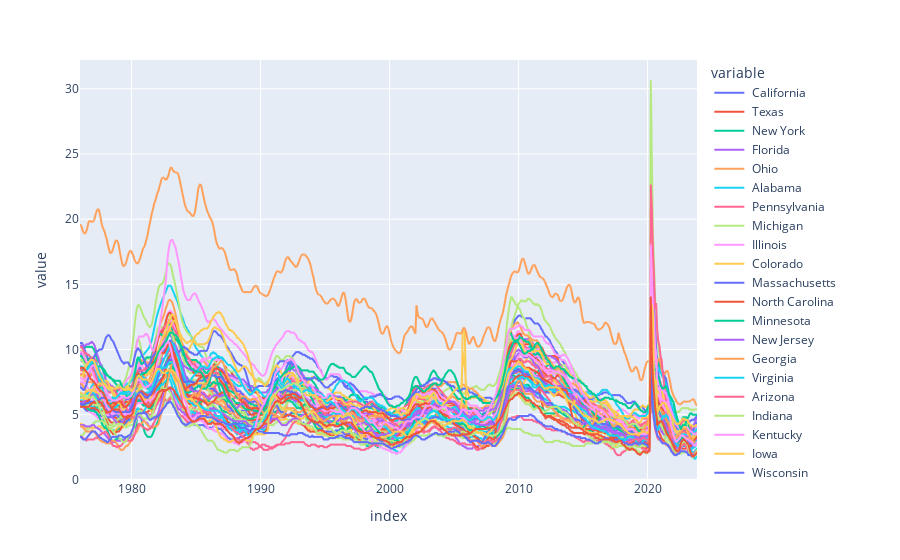

Notebook cell for this chart:
### Code cell
#plot states unemployment rate
px.line(unemp_states)

### Figure 1 — Plotly figure (JSON) as saved in the notebook; plotly's stock layout.template omitted (floating-point values rounded to 4 significant figures; data arrays with more than 128 entries replaced by an {"elided": "..."} marker saying what was removed)
{"data": [{"hovertemplate": "variable= California<br>index=%{x}<br>value=%{y}<extra></extra>", "legendgroup": " California", "line": {"color": "#636efa", "dash": "solid"}, "marker": {"symbol": "circle"}, "mode": "lines", "name": " California", "showlegend": true, "type": "scattergl", "x": {"elided": "575 str values"}, "xaxis": "x", "y": {"elided": "575 float values"}, "yaxis": "y"}, {"hovertemplate": "variable= Texas<br>index=%{x}<br>value=%{y}<extra></extra>", "legendgroup": " Texas", "line": {"color": "#EF553B", "dash": "solid"}, "marker": {"symbol": "circle"}, "mode": "lines", "name": " Texas", "showlegend": true, "type": "scattergl", "x": {"elided": "575 str values"}, "xaxis": "x", "y": {"elided": "575 float values"}, "yaxis": "y"}, {"hovertemplate": "variable= New York<br>index=%{x}<br>value=%{y}<extra></extra>", "legendgroup": " New York", "line": {"color": "#00cc96", "dash": "solid"}, "marker": {"symbol": "circle"}, "mode": "lines", "name": " New York", "showlegend": true, "type": "scattergl", "x": {"elided": "575 str values"}, "xaxis": "x", "y": {"elided": "575 float values"}, "yaxis": "y"}, {"hovertemplate": "variable= Florida<br>index=%{x}<br>value=%{y}<extra></extra>", "legendgroup": " Florida", "line": {"color": "#ab63fa", "dash": "solid"}, "marker": {"symbol": "circle"}, "mode": "lines", "name": " Florida", "showlegend": true, "type": "scattergl", "x": {"elided": "575 str values"}, "xaxis": "x", "y": {"elided": "575 float values"}, "yaxis": "y"}, {"hovertemplate": "variable= Ohio<br>index=%{x}<br>value=%{y}<extra></extra>", "legendgroup": " Ohio", "line": {"color": "#FFA15A", "dash": "solid"}, "marker": {"symbol": "circle"}, "mode": "lines", "name": " Ohio", "showlegend": true, "type": "scattergl", "x": {"elided": "575 str values"}, "xaxis": "x", "y": {"elided": "575 float values"}, "yaxis": "y"}, {"hovertemplate": "variable= Alabama<br>index=%{x}<br>value=%{y}<extra></extra>", "legendgroup": " Alabama", "line": {"color": "#19d3f3", "dash": "solid"}, "marker": {"symbol": "circle"}, "mode": "lines", "name": " Alabama", "showlegend": true, "type": "scattergl", "x": {"elided": "575 str values"}, "xaxis": "x", "y": {"elided": "575 float values"}, "yaxis": "y"}, {"hovertemplate": "variable= Pennsylvania<br>index=%{x}<br>value=%{y}<extra></extra>", "legendgroup": " Pennsylvania", "line": {"color": "#FF6692", "dash": "solid"}, "marker": {"symbol": "circle"}, "mode": "lines", "name": " Pennsylvania", "showlegend": true, "type": "scattergl", "x": {"elided": "575 str values"}, "xaxis": "x", "y": {"elided": "575 float values"}, "yaxis": "y"}, {"hovertemplate": "variable= Michigan<br>index=%{x}<br>value=%{y}<extra></extra>", "legendgroup": " Michigan", "line": {"color": "#B6E880", "dash": "solid"}, "marker": {"symbol": "circle"}, "mode": "lines", "name": " Michigan", "showlegend": true, "type": "scattergl", "x": {"elided": "575 str values"}, "xaxis": "x", "y": {"elided": "575 float values"}, "yaxis": "y"}, {"hovertemplate": "variable= Illinois<br>index=%{x}<br>value=%{y}<extra></extra>", "legendgroup": " Illinois", "line": {"color": "#FF97FF", "dash": "solid"}, "marker": {"symbol": "circle"}, "mode": "lines", "name": " Illinois", "showlegend": true, "type": "scattergl", "x": {"elided": "575 str values"}, "xaxis": "x", "y": {"elided": "575 float values"}, "yaxis": "y"}, {"hovertemplate": "variable= Colorado<br>index=%{x}<br>value=%{y}<extra></extra>", "legendgroup": " Colorado", "line": {"color": "#FECB52", "dash": "solid"}, "marker": {"symbol": "circle"}, "mode": "lines", "name": " Colorado", "showlegend": true, "type": "scattergl", "x": {"elided": "575 str values"}, "xaxis": "x", "y": {"elided": "575 float values"}, "yaxis": "y"}, {"hovertemplate": "variable= Massachusetts<br>index=%{x}<br>value=%{y}<extra></extra>", "legendgroup": " Massachusetts", "line": {"color": "#636efa", "dash": "solid"}, "marker": {"symbol": "circle"}, "mode": "lines", "name": " Massachusetts", "showlegend": true, "type": "scattergl", "x": {"elided": "575 str values"}, "xaxis": "x", "y": {"elided": "575 float values"}, "yaxis": "y"}, {"hovertemplate": "variable= North Carolina<br>index=%{x}<br>value=%{y}<extra></extra>", "legendgroup": " North Carolina", "line": {"color": "#EF553B", "dash": "solid"}, "marker": {"symbol": "circle"}, "mode": "lines", "name": " North Carolina", "showlegend": true, "type": "scattergl", "x": {"elided": "575 str values"}, "xaxis": "x", "y": {"elided": "575 float values"}, "yaxis": "y"}, {"hovertemplate": "variable= Minnesota<br>index=%{x}<br>value=%{y}<extra></extra>", "legendgroup": " Minnesota", "line": {"color": "#00cc96", "dash": "solid"}, "marker": {"symbol": "circle"}, "mode": "lines", "name": " Minnesota", "showlegend": true, "type": "scattergl", "x": {"elided": "575 str values"}, "xaxis": "x", "y": {"elided": "575 float values"}, "yaxis": "y"}, {"hovertemplate": "variable= New Jersey<br>index=%{x}<br>value=%{y}<extra></extra>", "legendgroup": " New Jersey", "line": {"color": "#ab63fa", "dash": "solid"}, "marker": {"symbol": "circle"}, "mode": "lines", "name": " New Jersey", "showlegend": true, "type": "scattergl", "x": {"elided": "575 str values"}, "xaxis": "x", "y": {"elided": "575 float values"}, "yaxis": "y"}, {"hovertemplate": "variable= Georgia<br>index=%{x}<br>value=%{y}<extra></extra>", "legendgroup": " Georgia", "line": {"color": "#FFA15A", "dash": "solid"}, "marker": {"symbol": "circle"}, "mode": "lines", "name": " Georgia", "showlegend": true, "type": "scattergl", "x": {"elided": "575 str values"}, "xaxis": "x", "y": {"elided": "575 float values"}, "yaxis": "y"}, {"hovertemplate": "variable= Virginia<br>index=%{x}<br>value=%{y}<extra></extra>", "legendgroup": " Virginia", "line": {"color": "#19d3f3", "dash": "solid"}, "marker": {"symbol": "circle"}, "mode": "lines", "name": " Virginia", "showlegend": true, "type": "scattergl", "x": {"elided": "575 str values"}, "xaxis": "x", "y": {"elided": "575 float values"}, "yaxis": "y"}, {"hovertemplate": "variable= Arizona<br>index=%{x}<br>value=%{y}<extra></extra>", "legendgroup": " Arizona", "line": {"color": "#FF6692", "dash": "solid"}, "marker": {"symbol": "circle"}, "mode": "lines", "name": " Arizona", "showlegend": true, "type": "scattergl", "x": {"elided": "575 str values"}, "xaxis": "x", "y": {"elided": "575 float values"}, "yaxis": "y"}, {"hovertemplate": "variable= Indiana<br>index=%{x}<br>value=%{y}<extra></extra>", "legendgroup": " Indiana", "line": {"color": "#B6E880", "dash": "solid"}, "marker": {"symbol": "circle"}, "mode": "lines", "name": " Indiana", "showlegend": true, "type": "scattergl", "x": {"elided": "575 str values"}, "xaxis": "x", "y": {"elided": "575 float values"}, "yaxis": "y"}, {"hovertemplate": "variable= Kentucky<br>index=%{x}<br>value=%{y}<extra></extra>", "legendgroup": " Kentucky", "line": {"color": "#FF97FF", "dash": "solid"}, "marker": {"symbol": "circle"}, "mode": "lines", "name": " Kentucky", "showlegend": true, "type": "scattergl", "x": {"elided": "575 str values"}, "xaxis": "x", "y": {"elided": "575 float values"}, "yaxis": "y"}, {"hovertemplate": "variable= Iowa<br>index=%{x}<br>value=%{y}<extra></extra>", "legendgroup": " Iowa", "line": {"color": "#FECB52", "dash": "solid"}, "marker": {"symbol": "circle"}, "mode": "lines", "name": " Iowa", "showlegend": true, "type": "scattergl", "x": {"elided": "575 str values"}, "xaxis": "x", "y": {"elided": "575 float values"}, "yaxis": "y"}, {"hovertemplate": "variable= Wisconsin<br>index=%{x}<br>value=%{y}<extra></extra>", "legendgroup": " Wisconsin", "line": {"color": "#636efa", "dash": "solid"}, "marker": {"symbol": "circle"}, "mode": "lines", "name": " Wisconsin", "showlegend": true, "type": "scattergl", "x": {"elided": "575 str values"}, "xaxis": "x", "y": {"elided": "575 float values"}, "yaxis": "y"}, {"hovertemplate": "variable= Tennessee<br>index=%{x}<br>value=%{y}<extra></extra>", "legendgroup": " Tennessee", "line": {"color": "#EF553B", "dash": "solid"}, "marker": {"symbol": "circle"}, "mode": "lines", "name": " Tennessee", "showlegend": true, "type": "scattergl", "x": {"elided": "575 str values"}, "xaxis": "x", "y": {"elided": "575 float values"}, "yaxis": "y"}, {"hovertemplate": "variable= Oregon<br>index=%{x}<br>value=%{y}<extra></extra>", "legendgroup": " Oregon", "line": {"color": "#00cc96", "dash": "solid"}, "marker": {"symbol": "circle"}, "mode": "lines", "name": " Oregon", "showlegend": true, "type": "scattergl", "x": {"elided": "575 str values"}, "xaxis": "x", "y": {"elided": "575 float values"}, "yaxis": "y"}, {"hovertemplate": "variable= Arkansas<br>index=%{x}<br>value=%{y}<extra></extra>", "legendgroup": " Arkansas", "line": {"color": "#ab63fa", "dash": "solid"}, "marker": {"symbol": "circle"}, "mode": "lines", "name": " Arkansas", "showlegend": true, "type": "scattergl", "x": {"elided": "575 str values"}, "xaxis": "x", "y": {"elided": "575 float values"}, "yaxis": "y"}, {"hovertemplate": "variable= South Carolina<br>index=%{x}<br>value=%{y}<extra></extra>", "legendgroup": " South Carolina", "line": {"color": "#FFA15A", "dash": "solid"}, "marker": {"symbol": "circle"}, "mode": "lines", "name": " South Carolina", "showlegend": true, "type": "scattergl", "x": {"elided": "575 str values"}, "xaxis": "x", "y": {"elided": "575 float values"}, "yaxis": "y"}, {"hovertemplate": "variable= Maryland<br>index=%{x}<br>value=%{y}<extra></extra>", "legendgroup": " Maryland", "line": {"color": "#19d3f3", "dash": "solid"}, "marker": {"symbol": "circle"}, "mode": "lines", "name": " Maryland", "showlegend": true, "type": "scattergl", "x": {"elided": "575 str values"}, "xaxis": "x", "y": {"elided": "575 float values"}, "yaxis": "y"}, {"hovertemplate": "variable= Washington<br>index=%{x}<br>value=%{y}<extra></extra>", "legendgroup": " Washington", "line": {"color": "#FF6692", "dash": "solid"}, "marker": {"symbol": "circle"}, "mode": "lines", "name": " Washington", "showlegend": true, "type": "scattergl", "x": {"elided": "575 str values"}, "xaxis": "x", "y": {"elided": "575 float values"}, "yaxis": "y"}, {"hovertemplate": "variable= Nevada<br>index=%{x}<br>value=%{y}<extra></extra>", "legendgroup": " Nevada", "line": {"color": "#B6E880", "dash": "solid"}, "marker": {"symbol": "circle"}, "mode": "lines", "name": " Nevada", "showlegend": true, "type": "scattergl", "x": {"elided": "575 str values"}, "xaxis": "x", "y": {"elided": "575 float values"}, "yaxis": "y"}, {"hovertemplate": "variable= West Virginia<br>index=%{x}<br>value=%{y}<extra></extra>", "legendgroup": " West Virginia", "line": {"color": "#FF97FF", "dash": "solid"}, "marker": {"symbol": "circle"}, "mode": "lines", "name": " West Virginia", "showlegend": true, "type": "scattergl", "x": {"elided": "575 str values"}, "xaxis": "x", "y": {"elided": "575 float values"}, "yaxis": "y"}, {"hovertemplate": "variable= Louisiana<br>index=%{x}<br>value=%{y}<extra></extra>", "legendgroup": " Louisiana", "line": {"color": "#FECB52", "dash": "solid"}, "marker": {"symbol": "circle"}, "mode": "lines", "name": " Louisiana", "showlegend": true, "type": "scattergl", "x": {"elided": "575 str values"}, "xaxis": "x", "y": {"elided": "575 float values"}, "yaxis": "y"}, {"hovertemplate": "variable= Alaska<br>index=%{x}<br>value=%{y}<extra></extra>", "legendgroup": " Alaska", "line": {"color": "#636efa", "dash": "solid"}, "marker": {"symbol": "circle"}, "mode": "lines", "name": " Alaska", "showlegend": true, "type": "scattergl", "x": {"elided": "575 str values"}, "xaxis": "x", "y": {"elided": "575 float values"}, "yaxis": "y"}, {"hovertemplate": "variable= Utah<br>index=%{x}<br>value=%{y}<extra></extra>", "legendgroup": " Utah", "line": {"color": "#EF553B", "dash": "solid"}, "marker": {"symbol": "circle"}, "mode": "lines", "name": " Utah", "showlegend": true, "type": "scattergl", "x": {"elided": "575 str values"}, "xaxis": "x", "y": {"elided": "575 float values"}, "yaxis": "y"}, {"hovertemplate": "variable= Oklahoma<br>index=%{x}<br>value=%{y}<extra></extra>", "legendgroup": " Oklahoma", "line": {"color": "#00cc96", "dash": "solid"}, "marker": {"symbol": "circle"}, "mode": "lines", "name": " Oklahoma", "showlegend": true, "type": "scattergl", "x": {"elided": "575 str values"}, "xaxis": "x", "y": {"elided": "575 float values"}, "yaxis": "y"}, {"hovertemplate": "variable= Missouri<br>index=%{x}<br>value=%{y}<extra></extra>", "legendgroup": " Missouri", "line": {"color": "#ab63fa", "dash": "solid"}, "marker": {"symbol": "circle"}, "mode": "lines", "name": " Missouri", "showlegend": true, "type": "scattergl", "x": {"elided": "575 str values"}, "xaxis": "x", "y": {"elided": "575 float values"}, "yaxis": "y"}, {"hovertemplate": "variable= Puerto Rico<br>index=%{x}<br>value=%{y}<extra></extra>", "legendgroup": " Puerto Rico", "line": {"color": "#FFA15A", "dash": "solid"}, "marker": {"symbol": "circle"}, "mode": "lines", "name": " Puerto Rico", "showlegend": true, "type": "scattergl", "x": {"elided": "575 str values"}, "xaxis": "x", "y": {"elided": "575 float values"}, "yaxis": "y"}, {"hovertemplate": "variable= New Mexico<br>index=%{x}<br>value=%{y}<extra></extra>", "legendgroup": " New Mexico", "line": {"color": "#19d3f3", "dash": "solid"}, "marker": {"symbol": "circle"}, "mode": "lines", "name": " New Mexico", "showlegend": true, "type": "scattergl", "x": {"elided": "575 str values"}, "xaxis": "x", "y": {"elided": "575 float values"}, "yaxis": "y"}, {"hovertemplate": "variable= Hawaii<br>index=%{x}<br>value=%{y}<extra></extra>", "legendgroup": " Hawaii", "line": {"color": "#FF6692", "dash": "solid"}, "marker": {"symbol": "circle"}, "mode": "lines", "name": " Hawaii", "showlegend": true, "type": "scattergl", "x": {"elided": "575 str values"}, "xaxis": "x", "y": {"elided": "575 float values"}, "yaxis": "y"}, {"hovertemplate": "variable= North Dakota<br>index=%{x}<br>value=%{y}<extra></extra>", "legendgroup": " North Dakota", "line": {"color": "#B6E880", "dash": "solid"}, "marker": {"symbol": "circle"}, "mode": "lines", "name": " North Dakota", "showlegend": true, "type": "scattergl", "x": {"elided": "575 str values"}, "xaxis": "x", "y": {"elided": "575 float values"}, "yaxis": "y"}, {"hovertemplate": "variable= Connecticut<br>index=%{x}<br>value=%{y}<extra></extra>", "legendgroup": " Connecticut", "line": {"color": "#FF97FF", "dash": "solid"}, "marker": {"symbol": "circle"}, "mode": "lines", "name": " Connecticut", "showlegend": true, "type": "scattergl", "x": {"elided": "575 str values"}, "xaxis": "x", "y": {"elided": "575 float values"}, "yaxis": "y"}, {"hovertemplate": "variable= Mississippi<br>index=%{x}<br>value=%{y}<extra></extra>", "legendgroup": " Mississippi", "line": {"color": "#FECB52", "dash": "solid"}, "marker": {"symbol": "circle"}, "mode": "lines", "name": " Mississippi", "showlegend": true, "type": "scattergl", "x": {"elided": "575 str values"}, "xaxis": "x", "y": {"elided": "575 float values"}, "yaxis": "y"}, {"hovertemplate": "variable= Montana<br>index=%{x}<br>value=%{y}<extra></extra>", "legendgroup": " Montana", "line": {"color": "#636efa", "dash": "solid"}, "marker": {"symbol": "circle"}, "mode": "lines", "name": " Montana", "showlegend": true, "type": "scattergl", "x": {"elided": "575 str values"}, "xaxis": "x", "y": {"elided": "575 float values"}, "yaxis": "y"}, {"hovertemplate": "variable= Idaho<br>index=%{x}<br>value=%{y}<extra></extra>", "legendgroup": " Idaho", "line": {"color": "#EF553B", "dash": "solid"}, "marker": {"symbol": "circle"}, "mode": "lines", "name": " Idaho", "showlegend": true, "type": "scattergl", "x": {"elided": "575 str values"}, "xaxis": "x", "y": {"elided": "575 float values"}, "yaxis": "y"}, {"hovertemplate": "variable= the District of Columbia<br>index=%{x}<br>value=%{y}<extra></extra>", "legendgroup": " the District of Columbia", "line": {"color": "#00cc96", "dash": "solid"}, "marker": {"symbol": "circle"}, "mode": "lines", "name": " the District of Columbia", "showlegend": true, "type": "scattergl", "x": {"elided": "575 str values"}, "xaxis": "x", "y": {"elided": "575 float values"}, "yaxis": "y"}, {"hovertemplate": "variable= Kansas<br>index=%{x}<br>value=%{y}<extra></extra>", "legendgroup": " Kansas", "line": {"color": "#ab63fa", "dash": "solid"}, "marker": {"symbol": "circle"}, "mode": "lines", "name": " Kansas", "showlegend": true, "type": "scattergl", "x": {"elided": "575 str values"}, "xaxis": "x", "y": {"elided": "575 float values"}, "yaxis": "y"}, {"hovertemplate": "variable= Wyoming<br>index=%{x}<br>value=%{y}<extra></extra>", "legendgroup": " Wyoming", "line": {"color": "#FFA15A", "dash": "solid"}, "marker": {"symbol": "circle"}, "mode": "lines", "name": " Wyoming", "showlegend": true, "type": "scattergl", "x": {"elided": "575 str values"}, "xaxis": "x", "y": {"elided": "575 float values"}, "yaxis": "y"}, {"hovertemplate": "variable= Maine<br>index=%{x}<br>value=%{y}<extra></extra>", "legendgroup": " Maine", "line": {"color": "#19d3f3", "dash": "solid"}, "marker": {"symbol": "circle"}, "mode": "lines", "name": " Maine", "showlegend": true, "type": "scattergl", "x": {"elided": "575 str values"}, "xaxis": "x", "y": {"elided": "575 float values"}, "yaxis": "y"}, {"hovertemplate": "variable= Nebraska<br>index=%{x}<br>value=%{y}<extra></extra>", "legendgroup": " Nebraska", "line": {"color": "#FF6692", "dash": "solid"}, "marker": {"symbol": "circle"}, "mode": "lines", "name": " Nebraska", "showlegend": true, "type": "scattergl", "x": {"elided": "575 str values"}, "xaxis": "x", "y": {"elided": "575 float values"}, "yaxis": "y"}, {"hovertemplate": "variable= New Hampshire<br>index=%{x}<br>value=%{y}<extra></extra>", "legendgroup": " New Hampshire", "line": {"color": "#B6E880", "dash": "solid"}, "marker": {"symbol": "circle"}, "mode": "lines", "name": " New Hampshire", "showlegend": true, "type": "scattergl", "x": {"elided": "575 str values"}, "xaxis": "x", "y": {"elided": "575 float values"}, "yaxis": "y"}, {"hovertemplate": "variable= Rhode Island<br>index=%{x}<br>value=%{y}<extra></extra>", "legendgroup": " Rhode Island", "line": {"color": "#FF97FF", "dash": "solid"}, "marker": {"symbol": "circle"}, "mode": "lines", "name": " Rhode Island", "showlegend": true, "type": "scattergl", "x": {"elided": "575 str values"}, "xaxis": "x", "y": {"elided": "575 float values"}, "yaxis": "y"}, {"hovertemplate": "variable= Delaware<br>index=%{x}<br>value=%{y}<extra></extra>", "legendgroup": " Delaware", "line": {"color": "#FECB52", "dash": "solid"}, "marker": {"symbol": "circle"}, "mode": "lines", "name": " Delaware", "showlegend": true, "type": "scattergl", "x": {"elided": "575 str values"}, "xaxis": "x", "y": {"elided": "575 float values"}, "yaxis": "y"}, {"hovertemplate": "variable= South Dakota<br>index=%{x}<br>value=%{y}<extra></extra>", "legendgroup": " South Dakota", "line": {"color": "#636efa", "dash": "solid"}, "marker": {"symbol": "circle"}, "mode": "lines", "name": " South Dakota", "showlegend": true, "type": "scattergl", "x": {"elided": "575 str values"}, "xaxis": "x", "y": {"elided": "575 float values"}, "yaxis": "y"}, {"hovertemplate": "variable= Vermont<br>index=%{x}<br>value=%{y}<extra></extra>", "legendgroup": " Vermont", "line": {"color": "#EF553B", "dash": "solid"}, "marker": {"symbol": "circle"}, "mode": "lines", "name": " Vermont", "showlegend": true, "type": "scattergl", "x": {"elided": "575 str values"}, "xaxis": "x", "y": {"elided": "575 float values"}, "yaxis": "y"}], "layout": {"legend": {"title": {"text": "variable"}, "tracegroupgap": 0}, "margin": {"t": 60}, "xaxis": {"anchor": "y", "domain": [0, 1], "title": {"text": "index"}}, "yaxis": {"anchor": "x", "domain": [0, 1], "title": {"text": "value"}}}}
